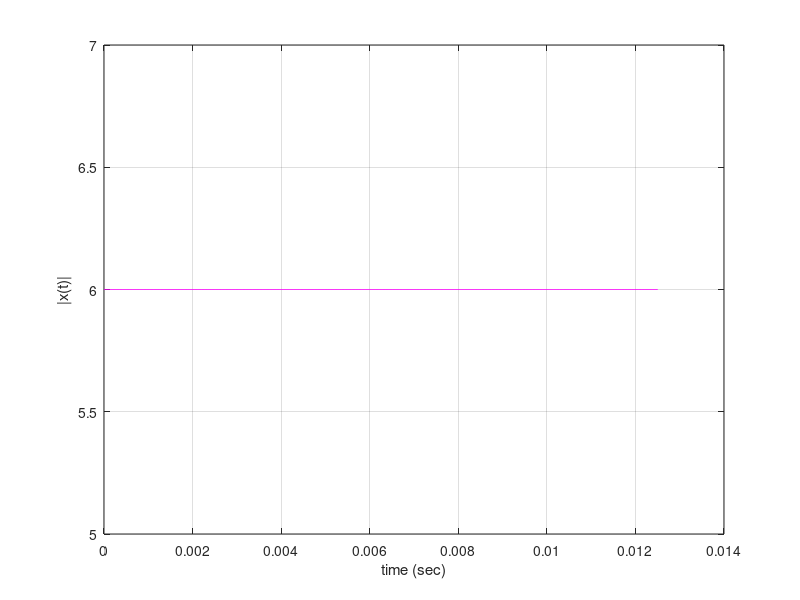
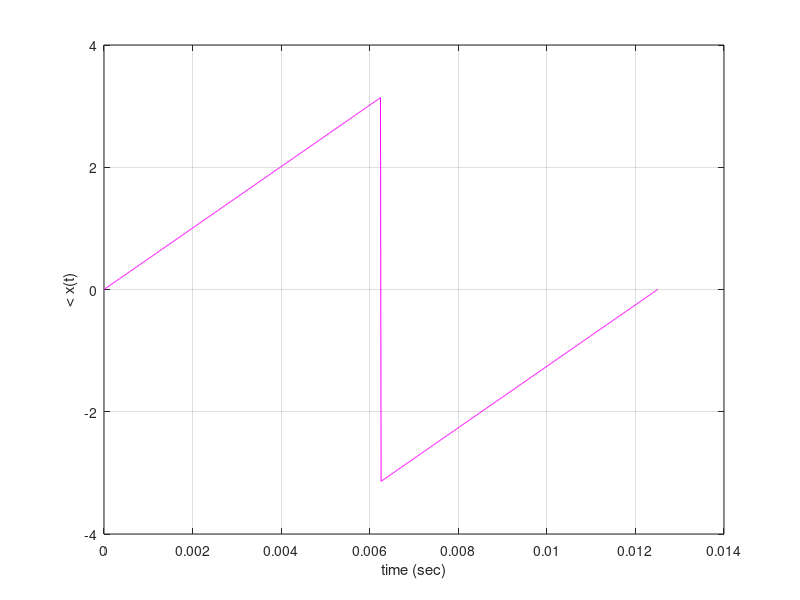
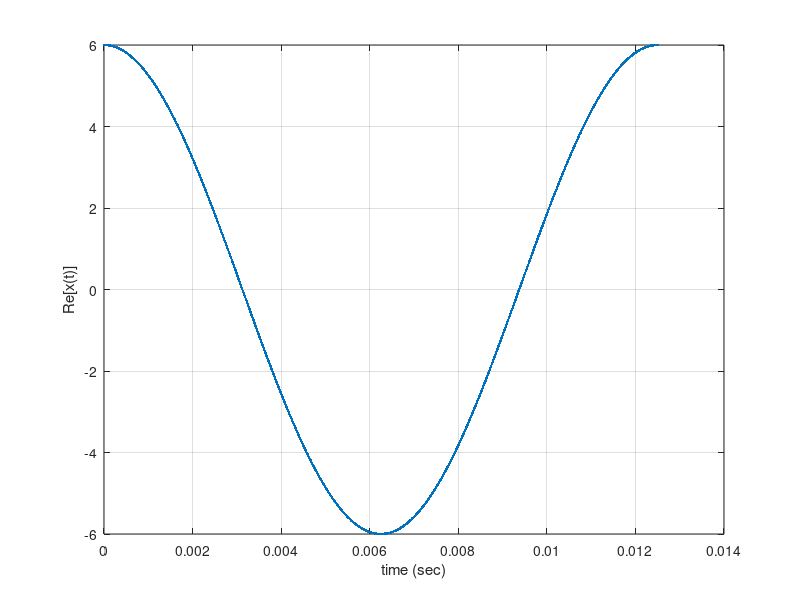
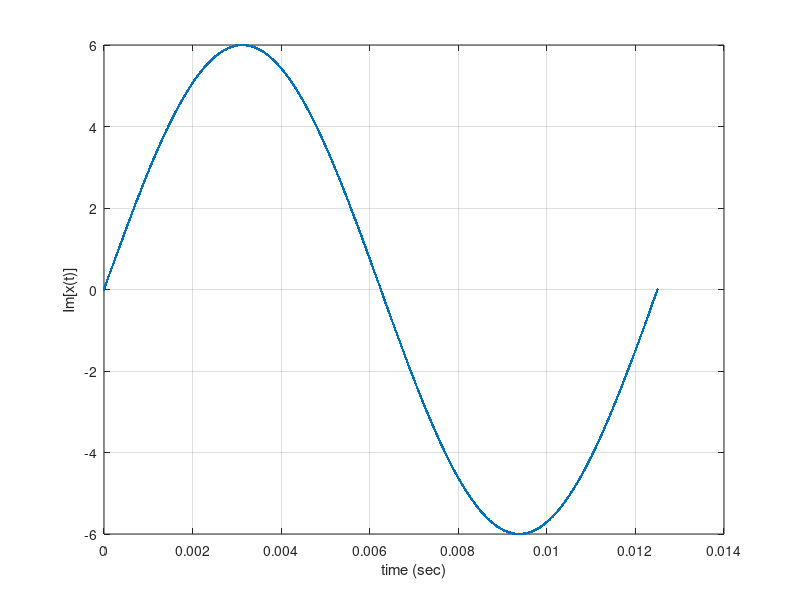

Source code (MATLAB) for these figures, in order:
t = 0:(1/75600):(1/80);
x = 6*exp(j*160*pi*t);
figure(1);
plot(t, abs(x), 'm'); grid; ylabel('|x(t)|'); xlabel('time (sec)');
figure(2);
plot(t, angle(x), 'm'); grid; ylabel('< x(t)'); xlabel('time (sec)');
figure(3);
plot(t, real(x), '.'); grid; ylabel('Re[x(t)]'); xlabel('time (sec)');
figure(4);
plot(t, imag(x), '.'); grid; ylabel('Im[x(t)]'); xlabel('time (sec)');
